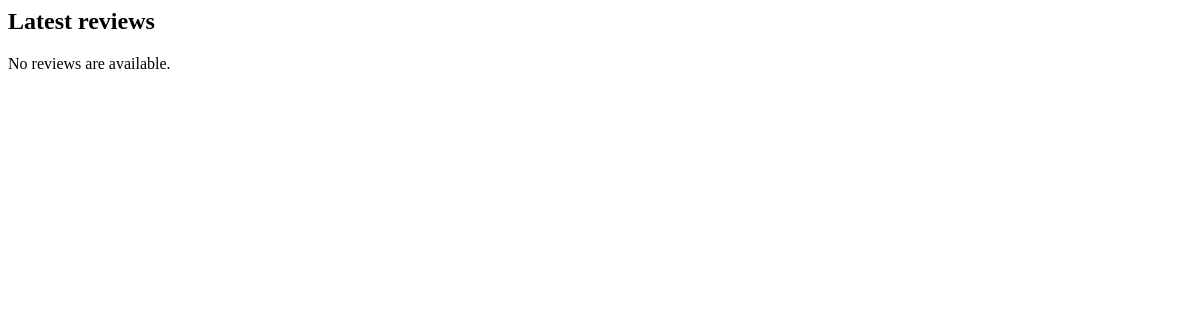
/tutor_app/review/, run on an earlier commit of the app's database.
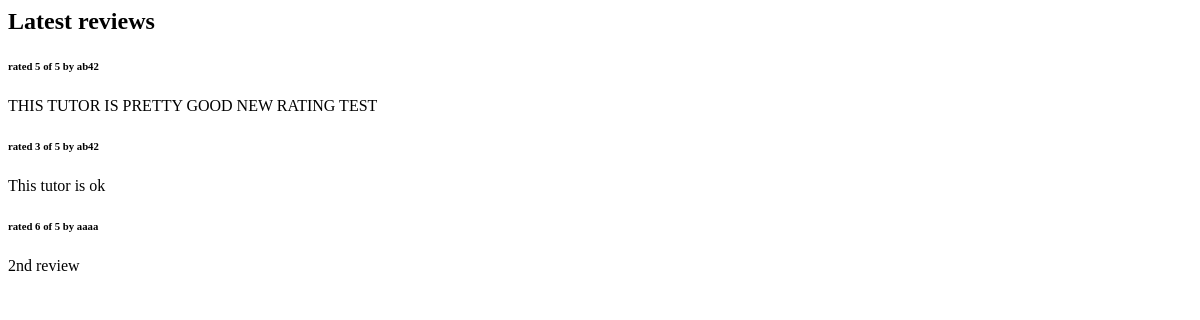
And on a later commit of the database.
### tutor_app/models.py (models this page shows)
class Review(models.Model):
    RATING_CHOICES = (
        (1, '1'),
        (2, '2'),
        (3, '3'),
        (4, '4'),
        (5, '5'),
        (6, '6'),
    )
    tutor = models.ForeignKey(Tutor)
    user_name = models.CharField(max_length = 100)
    comment = models.CharField(max_length = 200)
    pub_date = models.DateTimeField(default=datetime.now(), blank=True)
    rating = models.IntegerField(choices = RATING_CHOICES)

### tutor_app/views.py (the view)
def review_list(request):
    latest_review_list = Review.objects.order_by('-pub_date')[:9]
    context = {'latest_review_list':latest_review_list}
    return render(request, 'tutor_app/review_list.html', context)

### templates/tutor_app/review_list.html (shortened to what this page needs)
<h2>Latest reviews</h2>
{% if latest_review_list %}
<div>
    {% for review in latest_review_list %}
    <div>
        <h6>rated {{ review.rating }} of 5 by {{ review.user_name }}</h6>
        <p>{{ review.comment }}</p>
    </div>
    {% endfor %}
</div>
{% else %}
<p>No reviews are available.</p>
{% endif %}

What changed in the data, as far as the page shows it:
added Review: rating "5", user_name "ab42", comment "THIS TUTOR IS PRETTY GOOD NEW RATING TEST"
added Review: rating "3", user_name "ab42", comment "This tutor is ok"
added Review: rating "6", user_name "aaaa", comment "2nd review"
Also different on the page:
text no longer shown: "No reviews are available."
